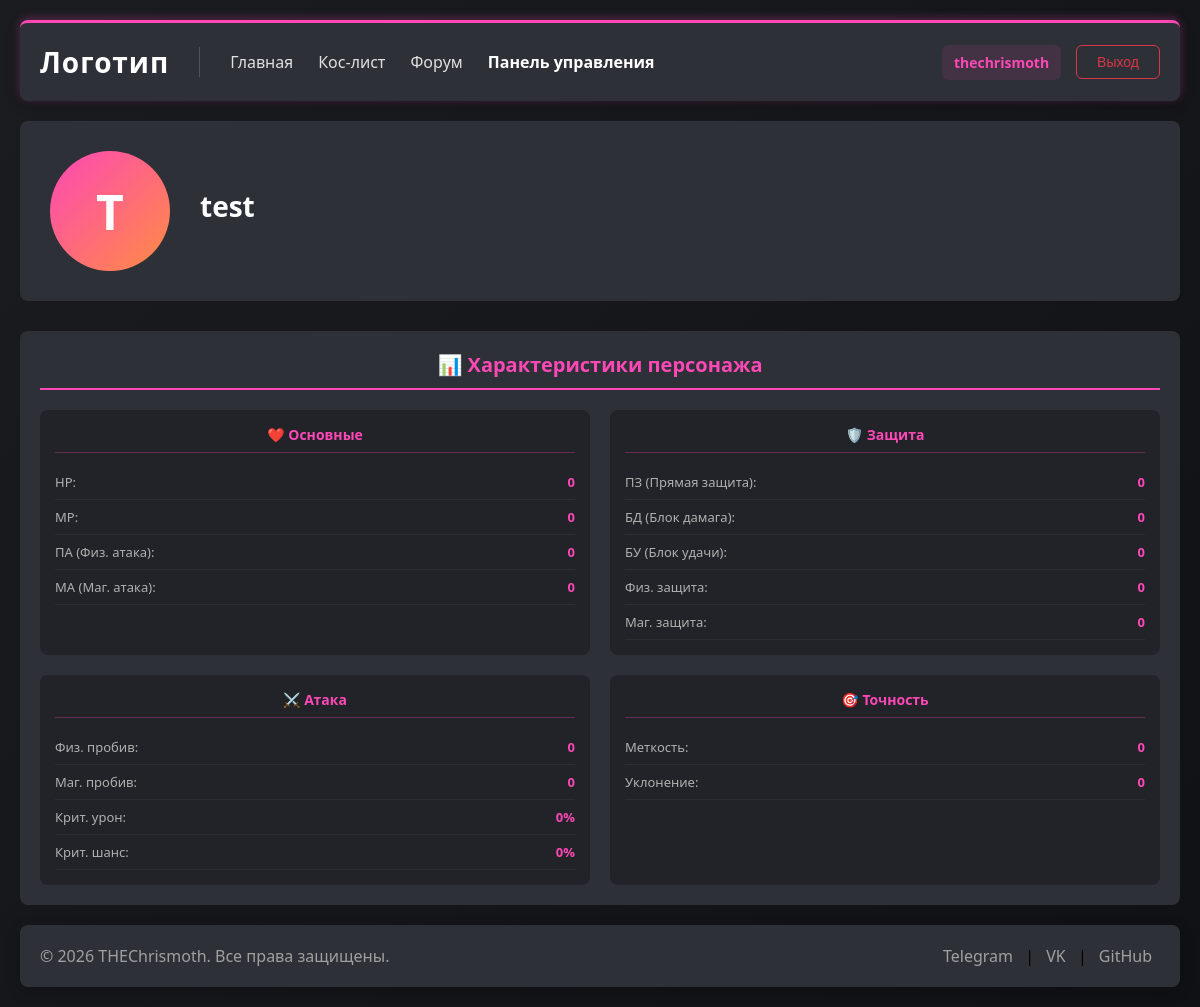
The app's page /profiles/test/ (signed in) with its own data.
### profiles/models.py (models this page shows, shortened)
class Profile(models.Model):
    CLASS_CHOICES = [
        ('var', 'Воин'),
        ('mag', 'Маг'),
        ('luk', 'Лучник'),
        ('zhrec', 'Жрец'),
        ('obor', 'Оборотень'),
        ('dru', 'Друид'),
        ('sin', 'Син'),
        ('sham', 'Шаман'),
        ('mist', 'Мистик'),
        ('strazh', 'Страж'),
        ('pal', 'Паладин'),
        ('strel', 'Стрелок'),
        ('priz', 'Призрак'),
        ('zhnec', 'Жнец'),
        ('makaka', 'Странник'),
        ('bard', 'Бард'),
        ('dk', 'Дух крови')
    ]
    user = models.OneToOneField(User, on_delete=models.CASCADE, related_name='profile')
    avatar = models.ImageField('Аватар', upload_to='avatars/', blank=True, null=True)
    ts3_id = models.CharField('TS3 ID', max_length=100, blank=True, null=True)
    birth_date = models.DateField('Дата рождения', blank=True, null=True)
    city = models.CharField('Город', max_length=100, blank=True, null=True)
    player_class = models.CharField('Класс персонажа', max_length=20, choices=CLASS_CHOICES, blank=True, null=True)
    hp = models.IntegerField(default=0, verbose_name='❤️ HP')
    mp = models.IntegerField(default=0, verbose_name='💧 MP')
    pa = models.IntegerField(default=0, verbose_name='ПА - Физическая атака')
    ma = models.IntegerField(default=0, verbose_name='МА - Магическая атака')
    pz = models.IntegerField(default=0, verbose_name='ПЗ - Прямая защита')
    bd = models.IntegerField(default=0, verbose_name='БД - Блок дамага')
    bu = models.IntegerField(default=0, verbose_name='БУ - Блок удачи')
    physical_defense = models.IntegerField(default=0, verbose_name='Физическая защита')
    magic_defense = models.IntegerField(default=0, verbose_name='Магическая защита')
    physical_pierce = models.IntegerField(default=0, verbose_name='Физический пробив')
    magic_pierce = models.IntegerField(default=0, verbose_name='Магический пробив')
    crit_damage = models.IntegerField(default=0, verbose_name='Крит. урон')
    crit_chance = models.IntegerField(default=0, verbose_name='Крит. шанс')
    accuracy = models.IntegerField(default=0, verbose_name='Меткость')
    dodge = models.IntegerField(default=0, verbose_name='Уклонение')
    activity_points = models.IntegerField('Очки активности', default=0, help_text='Изменяется только в админ-панели')
    class Meta:
        verbose_name = 'Профиль'
        verbose_name_plural = 'Профили'
    def age(self):
        if self.birth_date:
            today = date.today()
            return today.year - self.birth_date.year - ((today.month, today.day) < (self.birth_date.month, self.birth_date.day))
        return None

### profiles/views.py (the view)
# urls.py: path('<str:username>/', views.profile_view, name='profile_view'),
@login_required
def profile_view(request, username):
    user = get_object_or_404(User, username=username)
    profile = user.profile
    is_owner = request.user == user
    context = {
        'profile_user': user,
        'profile': profile,
        'is_owner': is_owner,
    }
    return render(request, 'profiles/profile_view.html', context)

### templates/profiles/profile_view.html (shortened to what this page needs)
{% extends 'base.html' %}
{% load static %}
{% block extra_css %}
    <link rel="stylesheet" href="{% static 'profiles/css/profile.css' %}">
{% endblock %}
{% block content %}
<div class="profile-container">
    <div class="profile-header">
        <div class="profile-avatar">
            {% if profile.avatar %}
                <img src="{{ profile.avatar.url }}" alt="Аватар">
            {% else %}
                <div class="default-avatar">{{ profile_user.username|make_list|first|upper }}</div>
            {% endif %}
        </div>
        <div class="profile-info">
            <h1>{{ profile_user.username }}</h1>
        </div>
    </div>
    <div class="profile-stats">
        <div class="stats-title">📊 Характеристики персонажа</div>
        <div class="stats-grid">
            <div class="stat-card">
                <div class="stat-card-title">❤️ Основные</div>
                <div class="stat-row">
                    <span class="stat-label">HP:</span>
                    <span class="stat-value">{{ profile.hp|default:"0"|floatformat:0 }}</span>
                </div>
                <div class="stat-row">
                    <span class="stat-label">MP:</span>
                    <span class="stat-value">{{ profile.mp|default:"0"|floatformat:0 }}</span>
                </div>
                <div class="stat-row">
                    <span class="stat-label">ПА (Физ. атака):</span>
                    <span class="stat-value">{{ profile.pa|default:"0"|floatformat:0 }}</span>
                </div>
                <div class="stat-row">
                    <span class="stat-label">МА (Маг. атака):</span>
                    <span class="stat-value">{{ profile.ma|default:"0"|floatformat:0 }}</span>
                </div>
            </div>
            <div class="stat-card">
                <div class="stat-card-title">🛡️ Защита</div>
                <div class="stat-row">
                    <span class="stat-label">ПЗ (Прямая защита):</span>
                    <span class="stat-value">{{ profile.pz|default:"0"|floatformat:0 }}</span>
                </div>
                <div class="stat-row">
                    <span class="stat-label">БД (Блок дамага):</span>
                    <span class="stat-value">{{ profile.bd|default:"0"|floatformat:0 }}</span>
                </div>
                <div class="stat-row">
                    <span class="stat-label">БУ (Блок удачи):</span>
                    <span class="stat-value">{{ profile.bu|default:"0"|floatformat:0 }}</span>
                </div>
                <div class="stat-row">
                    <span class="stat-label">Физ. защита:</span>
                    <span class="stat-value">{{ profile.physical_defense|default:"0"|floatformat:0 }}</span>
                </div>
                <div class="stat-row">
                    <span class="stat-label">Маг. защита:</span>
                    <span class="stat-value">{{ profile.magic_defense|default:"0"|floatformat:0 }}</span>
                </div>
            </div>
            <div class="stat-card">
                <div class="stat-card-title">⚔️ Атака</div>
                <div class="stat-row">
                    <span class="stat-label">Физ. пробив:</span>
                    <span class="stat-value">{{ profile.physical_pierce|default:"0"|floatformat:0 }}</span>
                </div>
                <div class="stat-row">
                    <span class="stat-label">Маг. пробив:</span>
                    <span class="stat-value">{{ profile.magic_pierce|default:"0"|floatformat:0 }}</span>
                </div>
                <div class="stat-row">
                      <span class="stat-label">Крит. урон:</span>
                    <span class="stat-value">{{ profile.crit_damage|default:"0" }}%</span>
                </div>
                <div class="stat-row">
                    <span class="stat-label">Крит. шанс:</span>
                    <span class="stat-value">{{ profile.crit_chance|default:"0" }}%</span>
                </div>
            </div>
            <div class="stat-card">
                <div class="stat-card-title">🎯 Точность</div>
                <div class="stat-row">
                    <span class="stat-label">Меткость:</span>
                    <span class="stat-value">{{ profile.accuracy|default:"0"|floatformat:0 }}</span>
                </div>
                <div class="stat-row">
                    <span class="stat-label">Уклонение:</span>
                    <span class="stat-value">{{ profile.dodge|default:"0"|floatformat:0 }}</span>
                </div>
            </div>
        </div>
    </div>
</div>
{% endblock %}

### templates/base.html (shortened to what this page needs)
{% load static %}
<!DOCTYPE html>
<html>
<head>
    <link rel="stylesheet" href="{% static 'css/style.css' %}">
    {% block extra_css %}{% endblock %}
</head>
<body>
    <header>
        <div class="container">
            <div class="header-left">
                <h1><a href="/">Логотип</a></h1>
                <nav>
                    <a href="/">Главная</a>
                    <a href="/koslist">Кос-лист</a>
                    <a href="/forum/">Форум</a>
                    {% if user.is_superuser %}
                        <a href="/admin/" class="admin-link">Панель управления</a>
                    {% endif %}
                </nav>
            </div>
            <div class="header-right">
                {% if user.is_authenticated %}
                    <div class="user-menu">
                        <a href="{% url 'profile_view' username=user.username %}" class="profile-link">{{ user.username }}</a>
                        <form method="post" action="{% url 'logout' %}" class="logout-form">
                            <button type="submit" class="logout-btn">Выход</button>
                        </form>
                    </div>
                {% else %}
                    <div class="auth-buttons">
                        <a href="{% url 'register' %}" class="register-btn">Регистрация</a>
                        <a href="{% url 'login' %}" class="login-btn">Вход</a>
                    </div>
                {% endif %}
            </div>
        </div>
    </header>
    <main>
        <div class="container">
            {% block content %}
            {% endblock %}
        </div>
    </main>
    <footer>
        <div class="container">
            <p>© 2026 THEChrismoth. Все права защищены.</p>
            <div class="social-links">
                <a href="#">Telegram</a> |
                <a href="#">VK</a> |
                <a href="#">GitHub</a>
            </div>
        </div>
    </footer>
</body>
</html>

### static/css/style.css (style rules this page uses)
* { margin: 0; padding: 0; box-sizing: border-box; }
body { font-family: 'Segoe UI', Tahoma, Geneva, Verdana, sans-serif; background: linear-gradient(135deg, #1a1c20 0%, #0f1114 100%); min-height: 100vh; display: flex; flex-direction: column; align-items: center; padding: 20px; }
.container { max-width: 1600px; margin: 0 auto; padding: 0 20px; }
header { background: #2D3037; border-radius: 8px; margin-bottom: 20px; padding: 20px 0; border-top: 3px solid #FD48B6; box-shadow: 0 -2px 10px rgba(253, 72, 182, 0.3), 0 4px 15px rgba(0, 0, 0, 0.2); transition: all 0.3s ease; width: 100%; max-width: 1600px; }
header .container { display: flex; justify-content: space-between; align-items: center; flex-wrap: wrap; gap: 20px; }
header h1 { color: #ffffff; font-size: 28px; letter-spacing: 1px; }
header h1 a { color: #ffffff; text-decoration: none; }
header nav { display: flex; gap: 25px; }
header nav a { color: #e0e0e0; text-decoration: none; font-weight: 500; transition: color 0.3s ease; }
main { background: rgba(45, 48, 55, 0.6); border-radius: 8px; padding: 30px 0; margin-bottom: 20px; backdrop-filter: blur(10px); width: 100%; max-width: 1600px; }
footer { background: #2D3037; border-radius: 8px; padding: 20px 0; width: 100%; max-width: 1600px; box-shadow: 0 4px 15px rgba(0, 0, 0, 0.2); margin-top: 20px; }
footer .container { display: flex; justify-content: space-between; align-items: center; flex-wrap: wrap; gap: 15px; padding: 0 20px; }
footer p { color: #a0a0a0; }
footer .social-links a { color: #a0a0a0; text-decoration: none; margin: 0 8px; transition: color 0.3s ease; }
.header-left { display: flex; align-items: center; gap: 30px; }
.header-right { display: flex; align-items: center; }
.profile-link { color: #FD48B6; font-weight: 600; font-size: 14px; padding: 8px 12px; border-radius: 6px; background: rgba(253, 72, 182, 0.1); text-decoration: none; transition: all 0.3s ease; }
.user-menu { display: flex; align-items: center; gap: 15px; }
.logout-form { margin: 0; }
.logout-btn { background: transparent; color: #dc3545; border: 1px solid #dc3545; padding: 8px 20px; border-radius: 6px; cursor: pointer; font-weight: 500; font-size: 14px; transition: all 0.3s ease; }
.admin-link { color: #ffffff !important; font-weight: 600; }

### static/profiles/css/profile.css (style rules this page uses)
main { background: transparent !important; backdrop-filter: none !important; padding: 0 !important; margin: 0 !important; }
main .container { background: transparent !important; padding: 0 !important; margin: 0 !important; max-width: 100% !important; }
.profile-container { width: 100%; margin: 0; padding: 0; }
.profile-header { position: relative; display: flex; gap: 30px; background: #2D3037; border-radius: 8px; padding: 30px; margin-bottom: 30px; align-items: center; flex-wrap: wrap; width: 100%; box-sizing: border-box; }
.profile-avatar { width: 120px; height: 120px; border-radius: 50%; overflow: hidden; background: #1a1c20; display: flex; align-items: center; justify-content: center; }
.default-avatar { width: 120px; height: 120px; background: linear-gradient(135deg, #FD48B6, #ff8c42); display: flex; align-items: center; justify-content: center; font-size: 48px; font-weight: bold; color: white; }
.profile-info { flex: 1; }
.profile-info h1 { color: #ffffff; margin-bottom: 10px; font-size: 28px; }
.profile-stats { background: #2D3037; border-radius: 8px; padding: 20px; width: 100%; box-sizing: border-box; }
.stats-title { color: #FD48B6; font-size: 20px; font-weight: 600; margin-bottom: 20px; padding-bottom: 10px; border-bottom: 2px solid #FD48B6; text-align: center; }
.stats-grid { display: grid; grid-template-columns: repeat(4, 1fr); gap: 20px; max-width: 100%; margin: 0 auto; }
.stat-card { background: rgba(26, 28, 32, 0.6); border-radius: 8px; padding: 15px; }
.stat-card-title { color: #FD48B6; font-weight: 600; margin-bottom: 12px; padding-bottom: 8px; border-bottom: 1px solid rgba(253, 72, 182, 0.3); font-size: 14px; text-align: center; }
.stat-row { display: flex; justify-content: space-between; align-items: center; padding: 8px 0; color: #d0d0d0; font-size: 13px; border-bottom: 1px solid rgba(255, 255, 255, 0.05); }
.stat-label { font-weight: 500; color: #b0b0b0; }
.stat-value { color: #FD48B6; font-weight: 600; }
@media (max-width: 1200px) { .stats-grid { grid-template-columns: repeat(2, 1fr); } }

### records on screen
Profile: hp "0", mp "0", pa "0", ma "0", pz "0", bd "0", bu "0", physical_defense "0", magic_defense "0", physical_pierce "0", magic_pierce "0", crit_damage "0", crit_chance "0", accuracy "0", dodge "0"

### other values on screen
{{ user.username }} "thechrismoth"
{{ profile_user.username|make_list|first|upper }} "T"
{{ profile_user.username }} "test"
